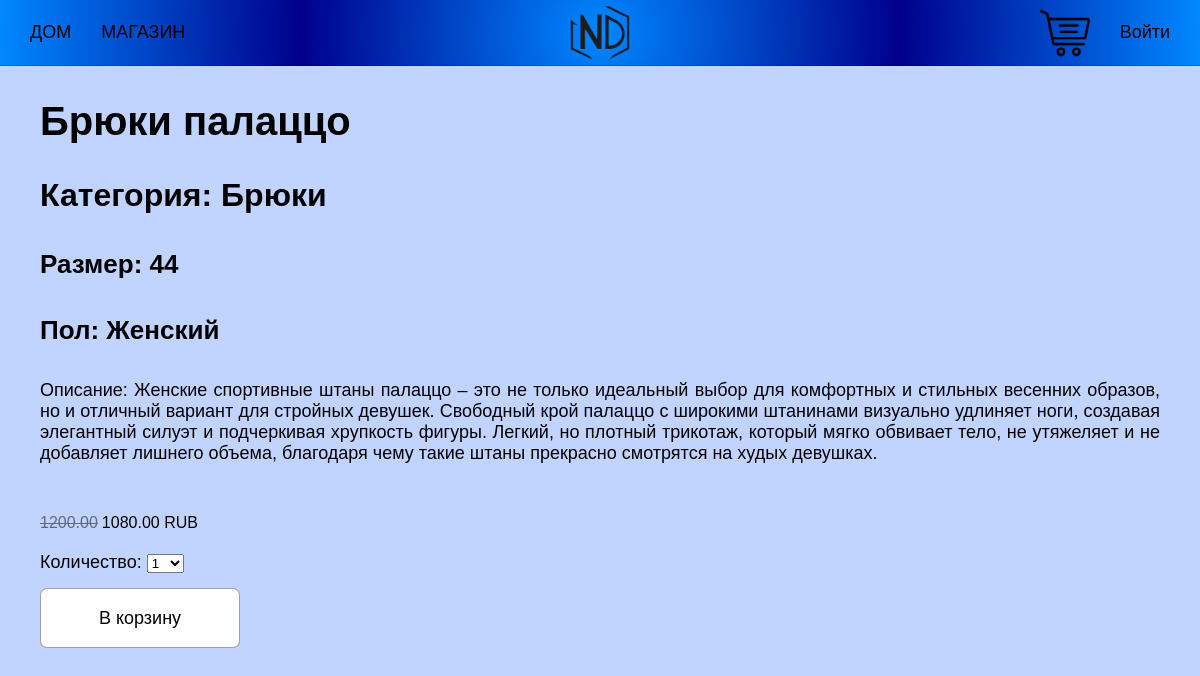
/shop/bryuki-palacco/, run on the app's committed database.
### main/models.py (models this page shows, shortened)
class Product(models.Model):
    category = models.ForeignKey(Category, related_name='products',
                                 on_delete=models.PROTECT)
    name = models.CharField(max_length=50)
    slug = models.SlugField(max_length=50)
    image = models.ImageField(upload_to='products/%Y/%m/%d', blank=True)
    description = models.TextField(blank=True)
    gender = models.CharField(max_length=10, choices=GENDER, default='Женский')
    size = models.IntegerField(max_length=10, default=30)
    price = models.DecimalField(max_digits=10, decimal_places=2)
    available = models.BooleanField(default=True)
    created = models.DateTimeField(auto_now_add=True)
    updated = models.DateTimeField(auto_now=True)
    discount = models.DecimalField(default=0.00, max_digits=5,
                                   decimal_places=2)
    class Meta:
        ordering = ['name']
        indexes = [models.Index(fields=['id', 'slug']),
                   models.Index(fields=['name']),
                   models.Index(fields=['-created'])]
    def sell_price(self):
        if self.discount:
            return round(self.price-self.price*self.discount/100, 2)
        return self.price

class Category(models.Model):
    name  = models.CharField(max_length=20, unique=True)
    slug = models.SlugField(max_length=20, unique=True)
    class Meta:
        ordering = ['name']
        indexes = [models.Index(fields=['name'])]
        verbose_name = 'Category'
        verbose_name_plural = 'Categories'
    def __str__(self):
        return self.name

### main/views.py (the view)
# urls.py: path('shop/<slug:slug>/', views.product_details, name='product_detail'),
def product_details(request, slug):
    product = get_object_or_404(Product, slug=slug, available=True)
    cart_product_form = CartAddProductForm
    return render(request, 'main/product/detail.html', {'product':product,
                                                        'cart_product_form': cart_product_form})

### cart/cart.py (called while the page is built)
    def __len__(self):
        return sum(item['quantity'] for item in self.cart.values())

### cart/context_processors.py (called while the page is built)
def cart(request):
    return {'cart': Cart(request)}

### main/templates/main/product/detail.html (shortened to what this page needs)
{% extends 'main/base.html' %}
{% load static %}
{% block content %}
<div class="detail-product">
    <div class="detail-description">
        <h2>{{ product.name }}</h2>
        <h3>Категория: {{ product.category }}</h3>
        <h4>Размер: {{ product.size }}</h4>
        <h4>Пол: {{ product.gender }}</h4>
        <p class="p-description">Описание: {{ product.description }}</p>
        {% if product.discount %}
            <div class="cart_discount">
                <p class="line">{{ product.price }}</p>
                <p>{{ product.sell_price }} RUB</p>
            </div>
        {% else %}
            <p class="price">{{ product.price }} RUB</p>
        {% endif %}
        <form action="{% url 'cart:cart_add' product.id %}" class="qform" method="post">
            <div class="cart-form">
                {{ cart_product_form }}
            </div>
            <input type="submit" class="add-to-cart-btn" value="В корзину">
        </form>
    </div>
</div>
{% endblock content %}

### main/static/css/base.css (style rules this page uses)
:root { --background-image: linear-gradient(180deg, rgba(247, 247, 247, 1) 0%, rgb(194, 194, 194) 100%); --border-black: 1px solid rgba(0, 0, 0, 0.37); --box-shadow: 0 0 20px rgb(0, 255, 255); --text-shadow: 0 0 10px rgb(0, 255, 255); --gradient-logo: radial-gradient(circle,rgba(0, 136, 255, 1) 0%, rgb(0, 0, 139) 50%, rgba(0, 136, 255, 1) 100%); --gradient-c: linear-gradient(180deg,rgba(40, 40, 176, 1) 0%, rgba(0, 136, 255, 1) 50%, rgba(40, 40, 176, 1) 100%); }
h2 { font-size: 40px; }
h3 { font-size: 32px; }
h4 { font-size: 26px; }
body { background-color: rgb(193, 212, 255); margin: 0; padding: 0; font-family:'Lucida Sans', 'Lucida Sans Regular', 'Lucida Grande', 'Lucida Sans Unicode', Geneva, Verdana, sans-serif; font-size: 18px; }
.cart_discount { font-size: 16px; display: flex; gap: 4px; margin: 35px 0 10px 0; max-width: 195px; }
.cart_discount p { padding: 0; margin: 0; }
.line { opacity: 0.5; text-decoration: line-through; }
.detail-product { display: flex; justify-content: flex-start; }
.detail-description { margin: 0 40px; text-align: justify; margin-bottom: 48px; }
.p-description { margin-bottom: 50px; }
.qform { margin-top: 20px; }
.add-to-cart-btn { font-size: 18px; display: flex; background-color: #fff; border-radius: 7px; border: var(--border-black); width: 200px; height: 60px; transition: all 0.2s linear; margin-top: 15px; }

### data on the page
Product: name "Брюки палаццо", category "Брюки", size "44", gender "Женский", description "Женские спортивные штаны палаццо – это не только идеальный выбор для комфортных и стильных весенних образов, но и отличный вариант для стройных девушек. Свободный крой палаццо с широкими штанинами визуально удлиняет ноги, создавая элегантный силуэт и подчеркивая хрупкость фигуры. Легкий, но плотный трикотаж, который мягко обвивает тело, не утяжеляет и не добавляет лишнего объема, благодаря чему такие штаны прекрасно смотрятся на худых девушках.", price "1200.00", sell_price "1080.00"
